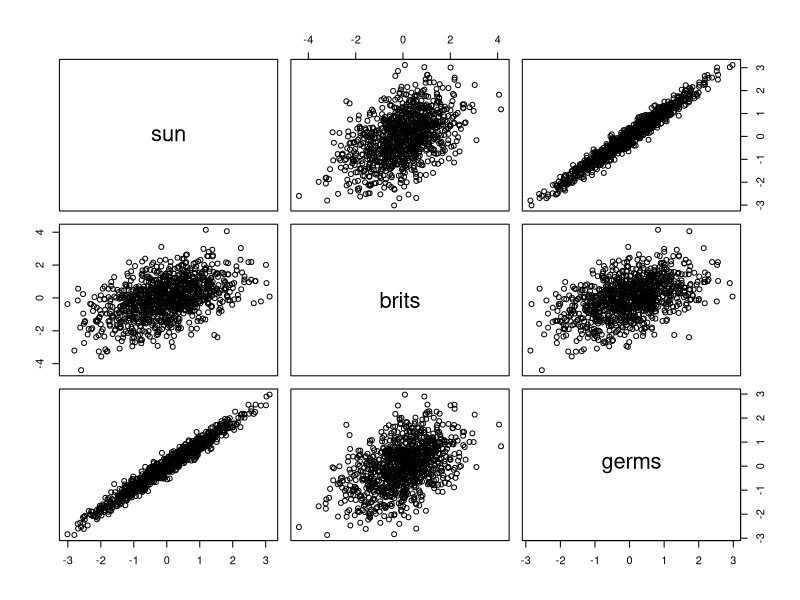

Generate this figure with R:
## ---- chunk 1
knitr::opts_chunk$set(echo = TRUE)
## ---- chunk 2
library(tidyverse)
## ---- chunk 3
n <- 1000

df <- tibble(
  sun = rnorm(n, 0, 1),
  brits = 0.5*sun + rnorm(n, 0, 1),
  germs = 0.9*sun + rnorm(n, 0, 0.2)
)
## ---- chunk 4
pairs(df)
## ---- chunk 5
m1 <- lm(df$brits ~ df$germs)
m2 <- lm(df$brits ~ df$germs + df$sun)

summary(m1)
summary(m2)
